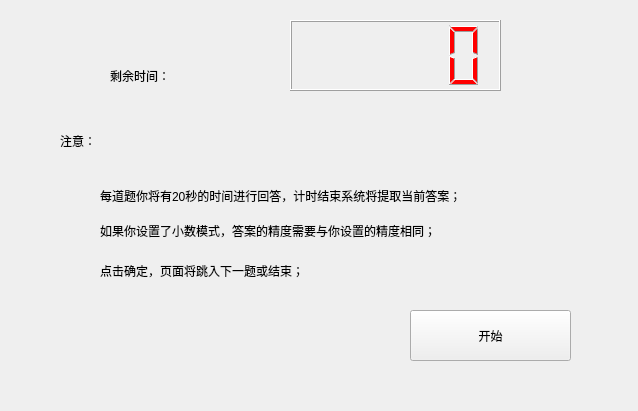
<?xml version="1.0" encoding="UTF-8"?>
<ui version="4.0">
 <class>Widget</class>
 <widget class="QWidget" name="Widget">
  <property name="geometry">
   <rect>
    <x>0</x>
    <y>0</y>
    <width>638</width>
    <height>411</height>
   </rect>
  </property>
  <property name="windowTitle">
   <string>Widget</string>
  </property>
  <widget class="QLCDNumber" name="lcdNumber">
   <property name="geometry">
    <rect>
     <x>290</x>
     <y>20</y>
     <width>211</width>
     <height>71</height>
    </rect>
   </property>
   <property name="styleSheet">
    <string notr="true">font: 16pt &quot;Agency FB&quot;;
color: rgb(255, 0, 0);</string>
   </property>
  </widget>
  <widget class="QLabel" name="label">
   <property name="geometry">
    <rect>
     <x>110</x>
     <y>50</y>
     <width>141</width>
     <height>51</height>
    </rect>
   </property>
   <property name="styleSheet">
    <string notr="true">font: 16pt &quot;Adobe Devanagari&quot;;</string>
   </property>
   <property name="text">
    <string>剩余时间：</string>
   </property>
  </widget>
  <widget class="QStackedWidget" name="stackedWidget">
   <property name="geometry">
    <rect>
     <x>50</x>
     <y>110</y>
     <width>541</width>
     <height>261</height>
    </rect>
   </property>
   <property name="currentIndex">
    <number>0</number>
   </property>
   <widget class="QWidget" name="page_4">
    <widget class="QPushButton" name="pushButton_4">
     <property name="geometry">
      <rect>
       <x>360</x>
       <y>200</y>
       <width>161</width>
       <height>51</height>
      </rect>
     </property>
     <property name="styleSheet">
      <string notr="true">font: 16pt &quot;Adobe Devanagari&quot;;
font: 16pt &quot;Adobe Devanagari&quot;;</string>
     </property>
     <property name="text">
      <string>开始</string>
     </property>
    </widget>
    <widget class="QLabel" name="label_4">
     <property name="geometry">
      <rect>
       <x>10</x>
       <y>10</y>
       <width>131</width>
       <height>41</height>
      </rect>
     </property>
     <property name="styleSheet">
      <string notr="true">font: 12pt &quot;Adobe Devanagari&quot;;
font: 14pt &quot;Adobe Devanagari&quot;;</string>
     </property>
     <property name="text">
      <string>注意：</string>
     </property>
    </widget>
    <widget class="QLabel" name="label_5">
     <property name="geometry">
      <rect>
       <x>50</x>
       <y>70</y>
       <width>501</width>
       <height>31</height>
      </rect>
     </property>
     <property name="styleSheet">
      <string notr="true">font: 12pt &quot;Adobe Devanagari&quot;;
font: 12pt &quot;Adobe Devanagari&quot;;</string>
     </property>
     <property name="text">
      <string>每道题你将有20秒的时间进行回答，计时结束系统将提取当前答案；</string>
     </property>
    </widget>
    <widget class="QLabel" name="label_7">
     <property name="geometry">
      <rect>
       <x>50</x>
       <y>100</y>
       <width>431</width>
       <height>41</height>
      </rect>
     </property>
     <property name="styleSheet">
      <string notr="true">font: 12pt &quot;Adobe Devanagari&quot;;</string>
     </property>
     <property name="text">
      <string>如果你设置了小数模式，答案的精度需要与你设置的精度相同；</string>
     </property>
    </widget>
    <widget class="QLabel" name="label_8">
     <property name="geometry">
      <rect>
       <x>50</x>
       <y>140</y>
       <width>331</width>
       <height>41</height>
      </rect>
     </property>
     <property name="styleSheet">
      <string notr="true">font: 12pt &quot;Adobe Devanagari&quot;;</string>
     </property>
     <property name="text">
      <string>点击确定，页面将跳入下一题或结束；</string>
     </property>
    </widget>
   </widget>
   <widget class="QWidget" name="page">
    <widget class="QLabel" name="label_2">
     <property name="geometry">
      <rect>
       <x>10</x>
       <y>10</y>
       <width>71</width>
       <height>31</height>
      </rect>
     </property>
     <property name="styleSheet">
      <string notr="true">font: 16pt &quot;Adobe Devanagari&quot;;</string>
     </property>
     <property name="text">
      <string>题目</string>
     </property>
    </widget>
    <widget class="QLabel" name="label_3">
     <property name="geometry">
      <rect>
       <x>10</x>
       <y>50</y>
       <width>521</width>
       <height>91</height>
      </rect>
     </property>
     <property name="styleSheet">
      <string notr="true">font: 14pt &quot;Adobe Devanagari&quot;;</string>
     </property>
     <property name="text">
      <string/>
     </property>
    </widget>
    <widget class="QLineEdit" name="answer1">
     <property name="geometry">
      <rect>
       <x>310</x>
       <y>160</y>
       <width>201</width>
       <height>31</height>
      </rect>
     </property>
     <property name="styleSheet">
      <string notr="true">font: 12pt &quot;Adobe Devanagari&quot;;</string>
     </property>
    </widget>
    <widget class="QPushButton" name="pushButton">
     <property name="geometry">
      <rect>
       <x>430</x>
       <y>210</y>
       <width>81</width>
       <height>31</height>
      </rect>
     </property>
     <property name="styleSheet">
      <string notr="true">font: 16pt &quot;Adobe Devanagari&quot;;</string>
     </property>
     <property name="text">
      <string>确定</string>
     </property>
    </widget>
   </widget>
  </widget>
  <widget class="QLabel" name="label_6">
   <property name="geometry">
    <rect>
     <x>170</x>
     <y>70</y>
     <width>54</width>
     <height>12</height>
    </rect>
   </property>
   <property name="text">
    <string/>
   </property>
  </widget>
 </widget>
 <layoutdefault spacing="6" margin="11"/>
 <resources/>
 <connections/>
</ui>
